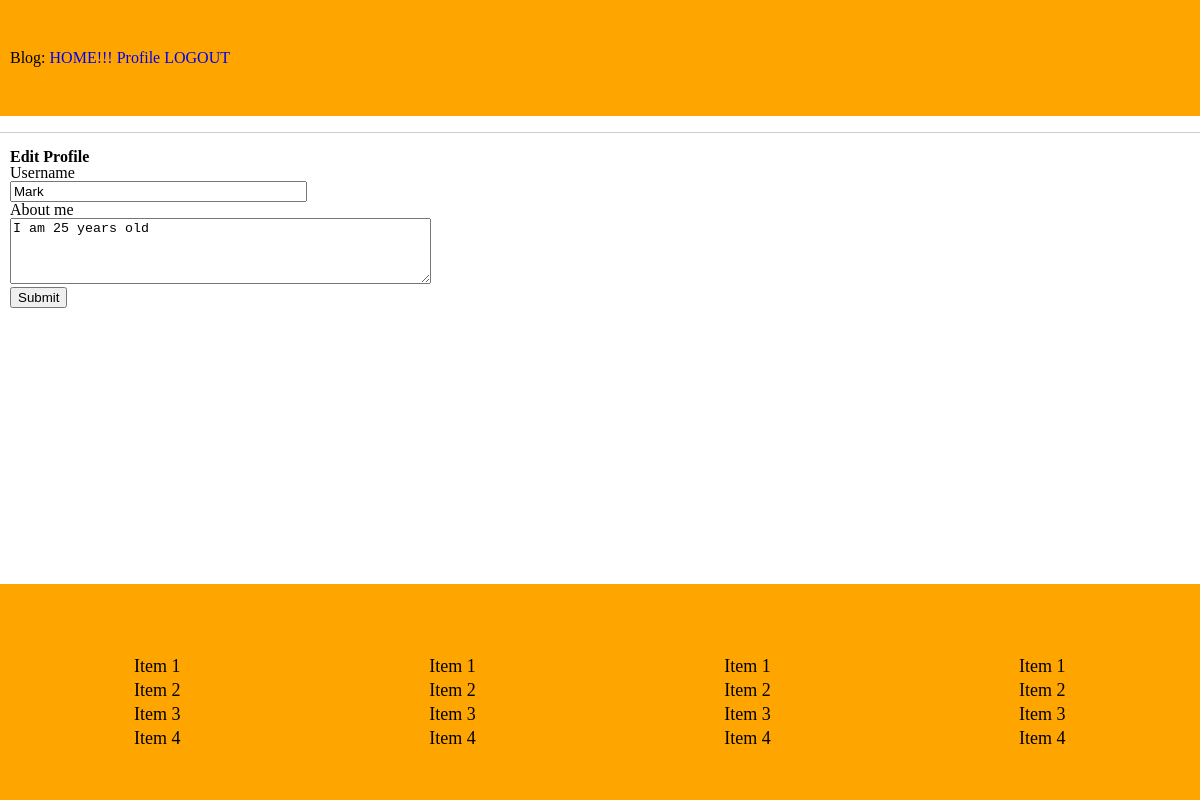
The page /edit_profile (signed in) on the database as committed earlier.
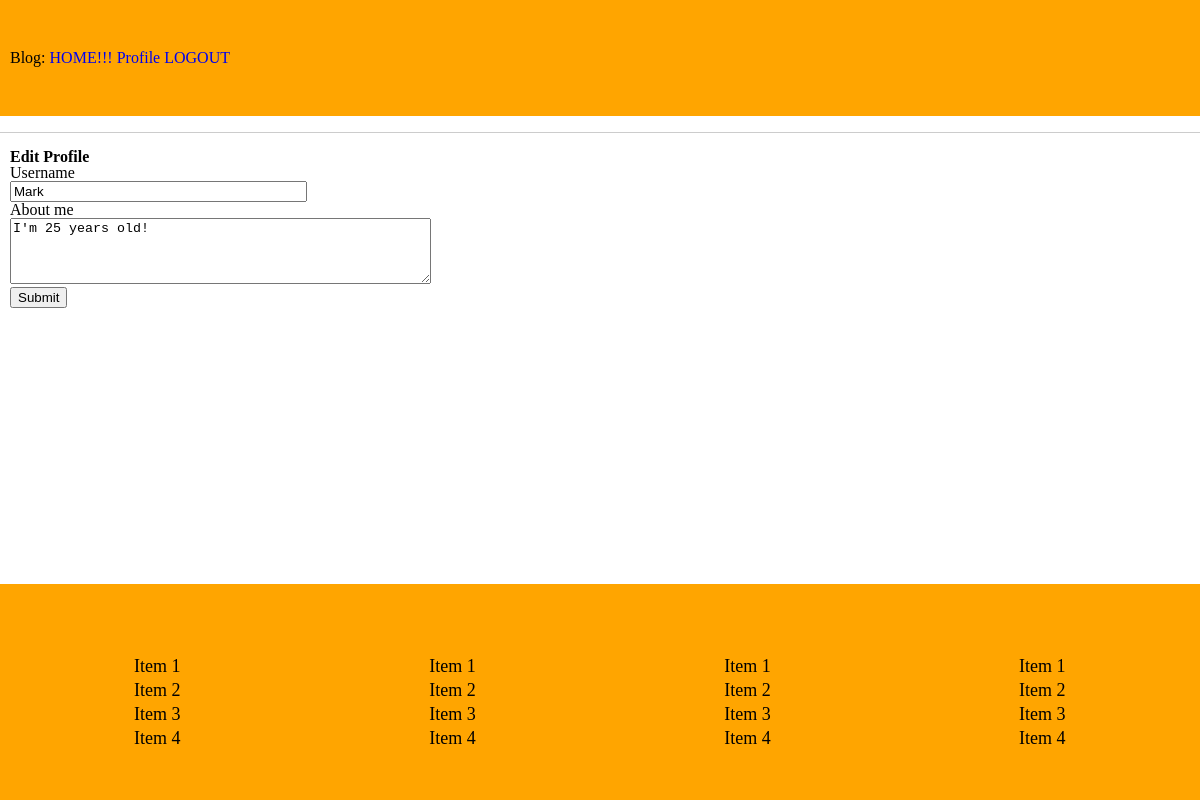
The same page on the database as committed later.
### apps/models.py (models this page shows, shortened)
class User(UserMixin, db.Model):
    id = db.Column(db.Integer, primary_key=True)
    username = db.Column(db.String(55), index=True, unique=True)
    email = db.Column(db.String(120), index=True, unique=True)
    password_hash = db.Column(db.String(130))
    posts = db.relationship('Post', backref='author', lazy='dynamic')
    about_me = db.Column(db.String(150))
    last_seen = db.Column(db.DateTime, default=datetime.utcnow)

### apps/routes.py (the view)
@app.route('/edit_profile', methods=['GET', 'POST'])
@login_required
def edit_profile():
    form = EditProfileForm(current_user.username)
    if form.validate_on_submit():
        current_user.username = form.username.data
        current_user.about_me = form.about_me.data
        db.session.commit()
        flash("Your data changed and save!")
        return redirect(url_for('edit_profile'))
    elif request.method == "GET":
        form.username.data = current_user.username
        form.about_me.data = current_user.about_me
    return render_template('edit_profile.html', title="Edit Title", form=form)

### apps/forms.py (shortened to what this page needs)
class EditProfileForm(FlaskForm):
    username = StringField('Username', validators=[DataRequired()])
    about_me = TextAreaField('About me', validators=[Length(min=0, max=140)])
    submit = SubmitField('Submit')
    def __init__(self, original_username, *args, **kwargs):
        super(EditProfileForm,self).__init__(*args,**kwargs)
        self.original_username = original_username

### apps/models.py (called while the page is built)
@login.user_loader
def load_user(id):
    return User.query.get(int(id))

### apps/routes.py (called while the page is built)
@app.before_request
def before_request():
    if current_user.is_authenticated:
        current_user.last_seen = datetime.utcnow()
        print(datetime.utcnow())
        db.session.commit()

### apps/templates/edit_profile.html (shortened to what this page needs)
{% extends "base.html" %}
{% block content %}
    <h1>Edit Profile</h1>
    <form action="" method="post">
        <p>
            {{ form.username.label }} <br>
            {{ form.username(size=34) }} <br>
        </p>
        <p>
            {{ form.about_me.label }} <br>
            {{ form.about_me(cols=50, rows=4) }} <br>
        </p>
        <p>{{ form.submit() }}</p>
    </form>
{% endblock %}

Rows that differ between the two databases and show on the page:
changed User "Mark": about_me "I am 25 years old" → "I'm 25 years old!"
